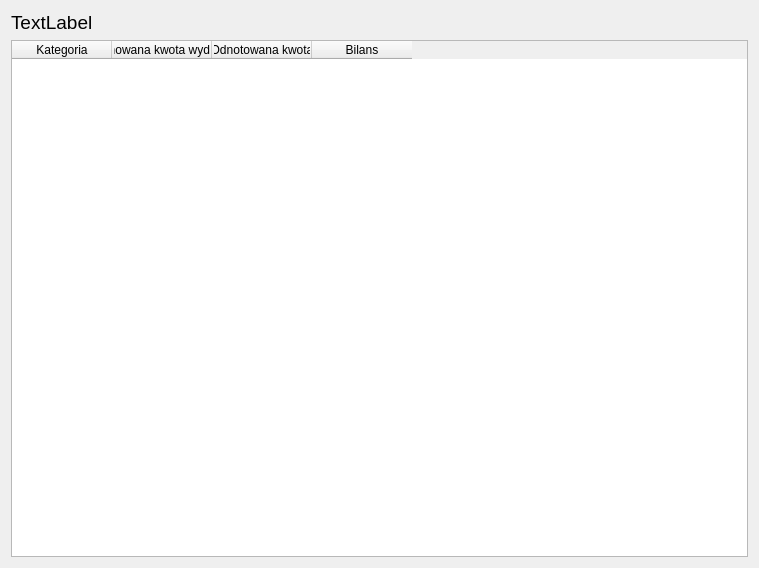
<?xml version="1.0" encoding="UTF-8"?>
<ui version="4.0">
 <class>MonthResume</class>
 <widget class="QDialog" name="MonthResume">
  <property name="geometry">
   <rect>
    <x>0</x>
    <y>0</y>
    <width>759</width>
    <height>568</height>
   </rect>
  </property>
  <property name="windowTitle">
   <string>Dialog</string>
  </property>
  <layout class="QVBoxLayout" name="verticalLayout">
   <item>
    <widget class="QLabel" name="label">
     <property name="font">
      <font>
       <pointsize>14</pointsize>
      </font>
     </property>
     <property name="text">
      <string>TextLabel</string>
     </property>
    </widget>
   </item>
   <item>
    <widget class="QTableWidget" name="tableWidget">
     <column>
      <property name="text">
       <string>Kategoria</string>
      </property>
     </column>
     <column>
      <property name="text">
       <string>Planowana kwota wydatku</string>
      </property>
     </column>
     <column>
      <property name="text">
       <string>Odnotowana kwota</string>
      </property>
     </column>
     <column>
      <property name="text">
       <string>Bilans</string>
      </property>
     </column>
    </widget>
   </item>
  </layout>
 </widget>
 <resources/>
 <connections/>
</ui>
